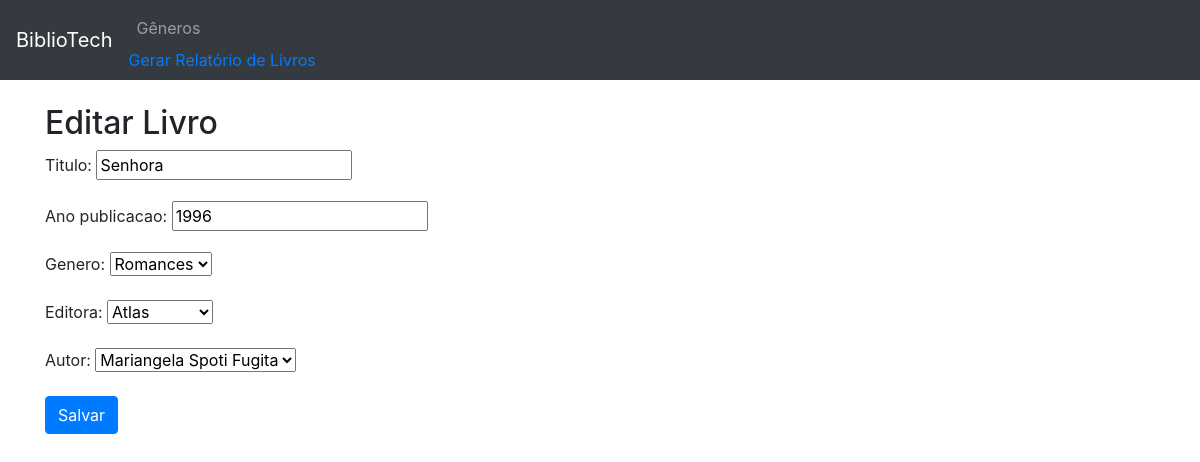
The page /livro/editar/1/ on the database its author committed.
### appmodelo/models.py (models this page shows, shortened)
class Livro(models.Model):
    titulo = models.CharField(max_length=200)
    ano_publicacao = models.IntegerField()
    genero = models.ForeignKey(Genero, on_delete=models.CASCADE)
    editora = models.ForeignKey(Editora, on_delete=models.CASCADE)
    autor = models.ForeignKey(Autor, on_delete=models.CASCADE)

### appmodelo/views.py (the view)
# urls.py: path('livro/editar/<int:pk>/', views.editar_livro, name='editar_livro'),
def editar_livro(request, pk):
    livro = get_object_or_404(Livro, pk=pk)
    if request.method == "POST":
        form = LivroForm(request.POST, instance=livro)
        if form.is_valid():
            livro = form.save()
            return redirect('detalhes_livro', pk=livro.pk)
    else:
        form = LivroForm(instance=livro)
    return render(request, 'editar_livro.html', {'form': form})

### appmodelo/forms.py
class LivroForm(forms.ModelForm):
    class Meta:
        model = Livro
        fields = ['titulo', 'ano_publicacao', 'genero', 'editora', 'autor']

### appmodelo/models.py (called while the page is built)
    def __str__(self):
        return self.nome

    def __str__(self):
        return self.nome

    def __str__(self):
        return self.nome

### appmodelo/templates/editar_livro.html (shortened to what this page needs)
{% extends 'base.html' %}
{% block content %}
<h2>Editar Livro</h2>
<form method="post">
    {{ form.as_p }}
    <button type="submit" class="btn btn-primary">Salvar</button>
</form>
{% endblock %}

### rows shown on the page
Livro: titulo "Senhora", ano_publicacao "1996", genero "Romances", editora "Atlas", autor "Mariangela Spoti Fugita"
